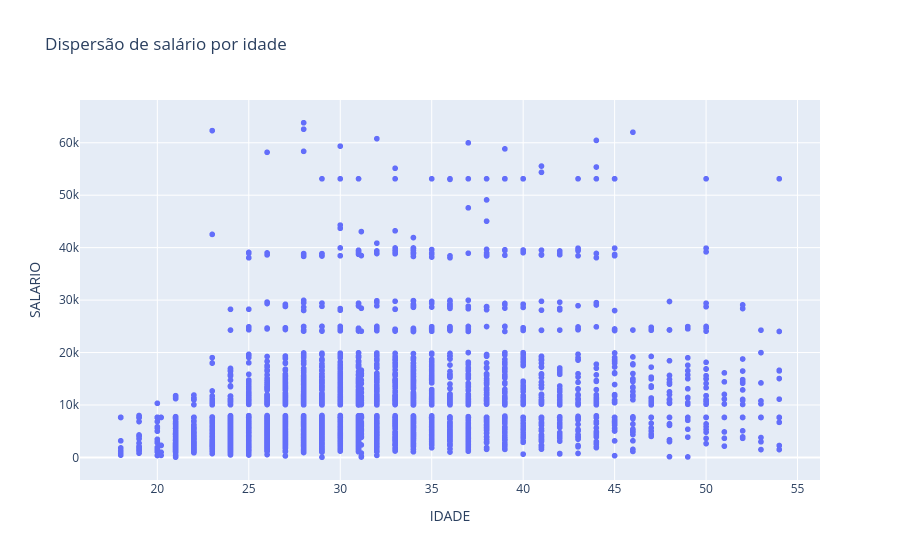

Notebook source saved alongside this figure:
### Code cell
fig = px.scatter(dados, x='IDADE', y='SALARIO', title='Dispersão de salário por idade')
fig.show()

### Figure 1 — Plotly figure (JSON) as saved in the notebook; plotly's stock layout.template omitted (floating-point values rounded to 4 significant figures; data arrays with more than 128 entries replaced by an {"elided": "..."} marker saying what was removed)
{"data": [{"hovertemplate": "IDADE=%{x}<br>SALARIO=%{y}<extra></extra>", "legendgroup": "", "marker": {"color": "#636efa", "symbol": "circle"}, "mode": "markers", "name": "", "showlegend": false, "type": "scattergl", "x": {"elided": "4273 float values"}, "xaxis": "x", "y": {"elided": "4273 float values"}, "yaxis": "y"}], "layout": {"legend": {"tracegroupgap": 0}, "title": {"text": "Dispersão de salário por idade"}, "xaxis": {"anchor": "y", "domain": [0, 1], "title": {"text": "IDADE"}}, "yaxis": {"anchor": "x", "domain": [0, 1], "title": {"text": "SALARIO"}}}}
